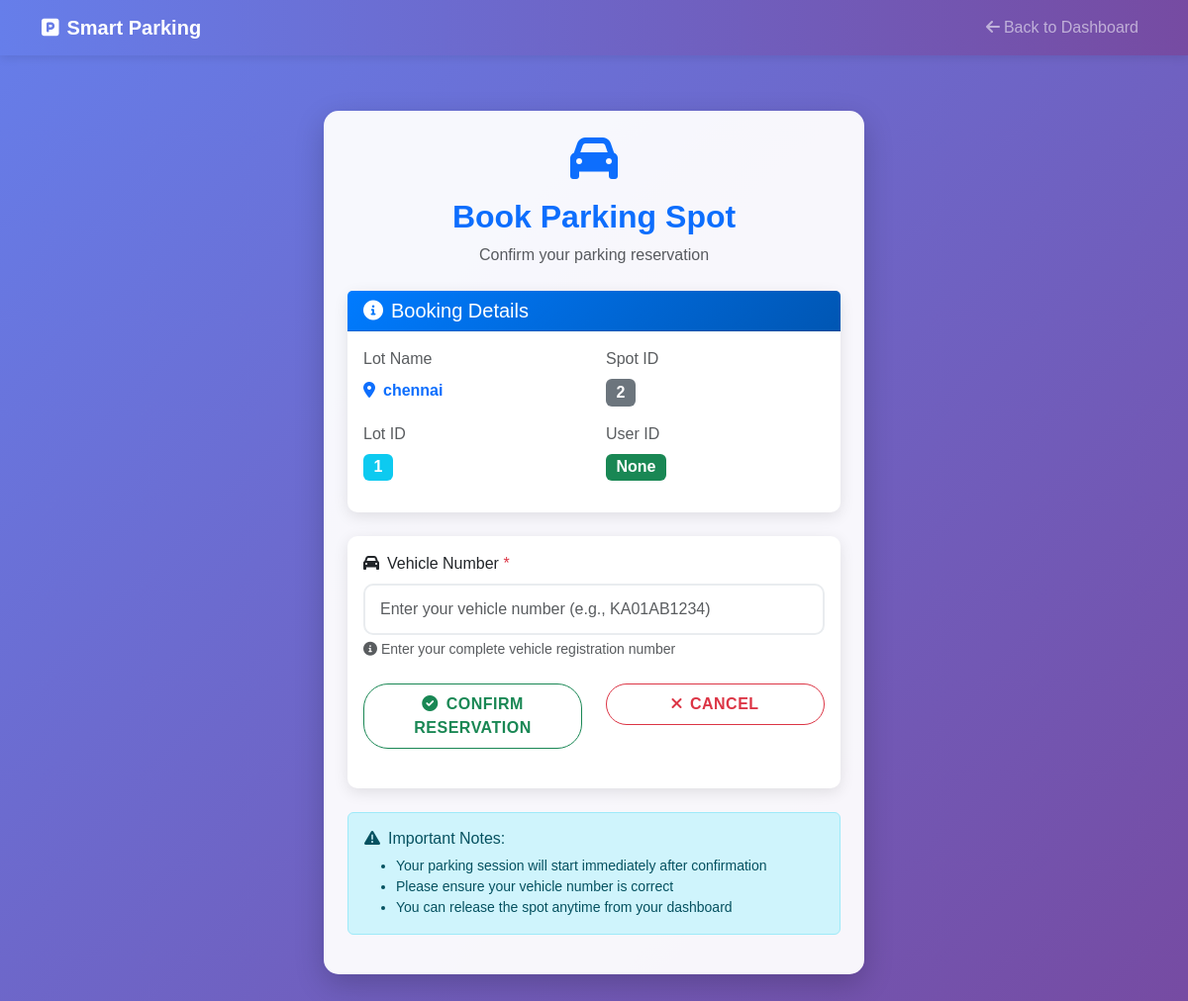
Page /user/book/1 on the earlier database version.
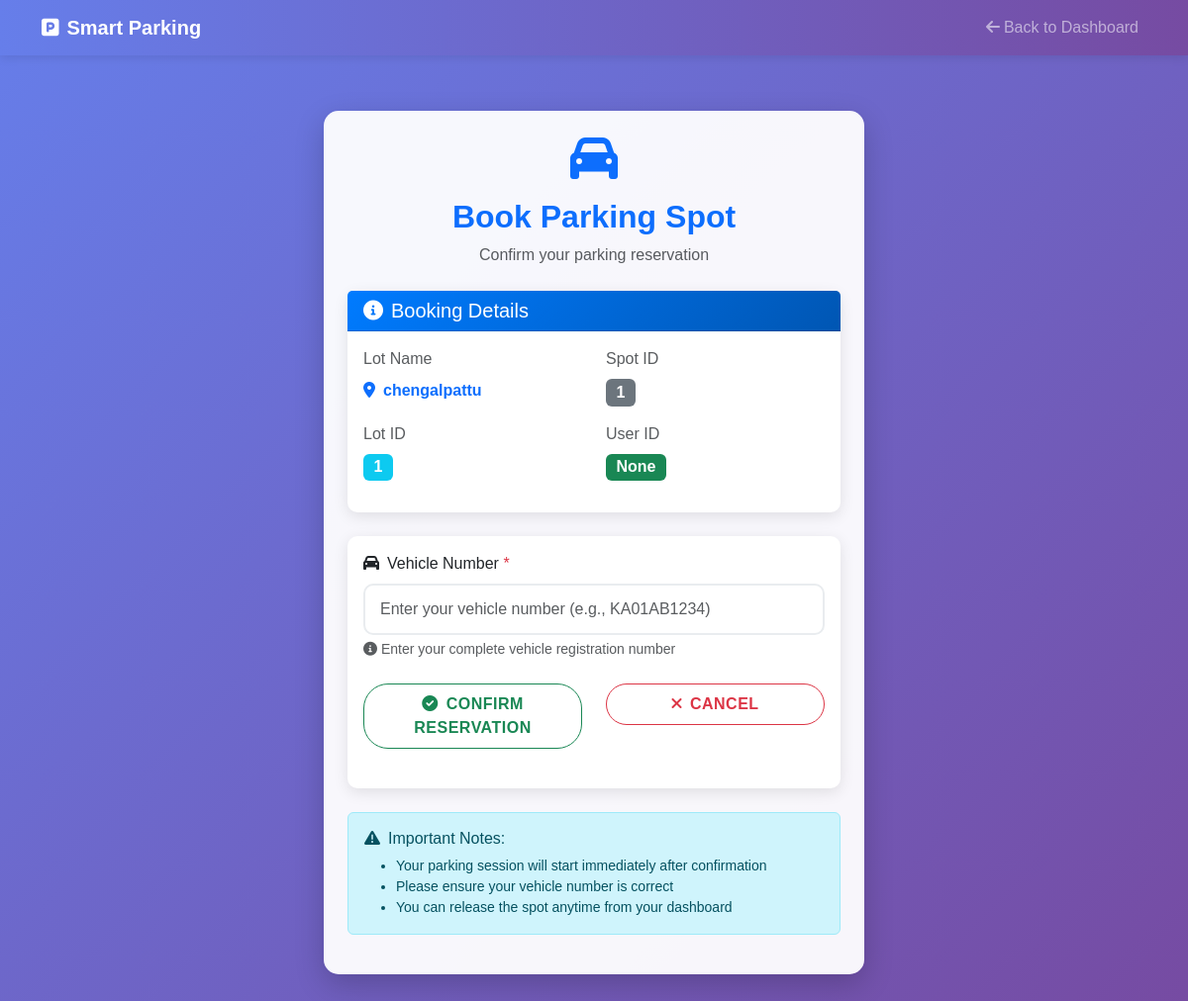
Same page on the later database version.
### models/model.py (models this page shows)
class ParkingLot(db.Model):
    id = db.Column(db.Integer, primary_key=True)
    prime_location_name = db.Column(db.String(100), nullable=False)
    price_per_hour = db.Column(db.Float, nullable=False)
    address = db.Column(db.String(200))
    pin_code = db.Column(db.String(10))
    maximum_number_of_spots = db.Column(db.Integer, nullable=False)
    spots = db.relationship('ParkingSpot', backref='lot', cascade='all, delete', lazy=True)

class ParkingSpot(db.Model):
    id = db.Column(db.Integer, primary_key=True)
    lot_id = db.Column(db.Integer, db.ForeignKey('parking_lot.id'), nullable=False)
    status = db.Column(db.String(1), nullable=False, default='A')
    reservation = db.relationship('Reservation', backref='spot', uselist=False, lazy=True)

### controllers/user_routes.py (the view, shortened to what this page needs)
    @app.route("/user/book/<int:lot_id>", methods=["GET", "POST"])
    def book_parking(lot_id):
        user_id = session.get("user_id")
        lot = ParkingLot.query.get_or_404(lot_id)
        spot = ParkingSpot.query.filter_by(lot_id=lot.id, status='A').first()
        if not spot:
            return "No available spots in this lot."
        return render_template("book_spot.html", lot=lot, spot=spot, user_id=user_id)

### templates/book_spot.html (shortened to what the changed rows need)
<html lang="en">
<head>
    <link href="https://cdn.jsdelivr.net/npm/bootstrap@5.3.0/dist/css/bootstrap.min.css" rel="stylesheet">
    <link href="https://cdnjs.cloudflare.com/ajax/libs/font-awesome/6.0.0/css/all.min.css" rel="stylesheet">
    <link href="{{ url_for('static', filename='css/styles.css') }}" rel="stylesheet">
</head>
<body>
    <div class="container mt-4">
        <div class="row justify-content-center">
            <div class="col-md-8 col-lg-6">
                <div class="main-container p-4">
                    <div class="text-center mb-4">
                        <h2 class="fw-bold text-primary">Book Parking Spot</h2>
                    </div>
                    <div class="card card-custom mb-4">
                        <div class="card-body">
                            <div class="row">
                                <div class="col-sm-6 mb-3">
                                    <label class="form-label text-muted">Lot Name</label>
                                    <div class="fw-bold text-primary">
                                        <i class="fas fa-map-marker-alt me-2"></i>{{ lot.prime_location_name }}
                                    </div>
                                </div>
                                <div class="col-sm-6 mb-3">
                                    <div class="fw-bold">
                                        <span class="badge bg-secondary fs-6">{{ spot.id }}</span>
                                    </div>
                                </div>
                                <div class="col-sm-6 mb-3">
                                    <div class="fw-bold">
                                        <span class="badge bg-info fs-6">{{ lot.id }}</span>
                                    </div>
                                </div>
                            </div>
                        </div>
                    </div>
                </div>
            </div>
        </div>
    </div>
</body>
</html>

Differences in the rows shown:
no longer on this page (row unchanged): ParkingSpot: id "2"
changed ParkingLot id 1: prime_location_name "chennai" → "chengalpattu"
now on this page (row edited): ParkingSpot: id "1"
